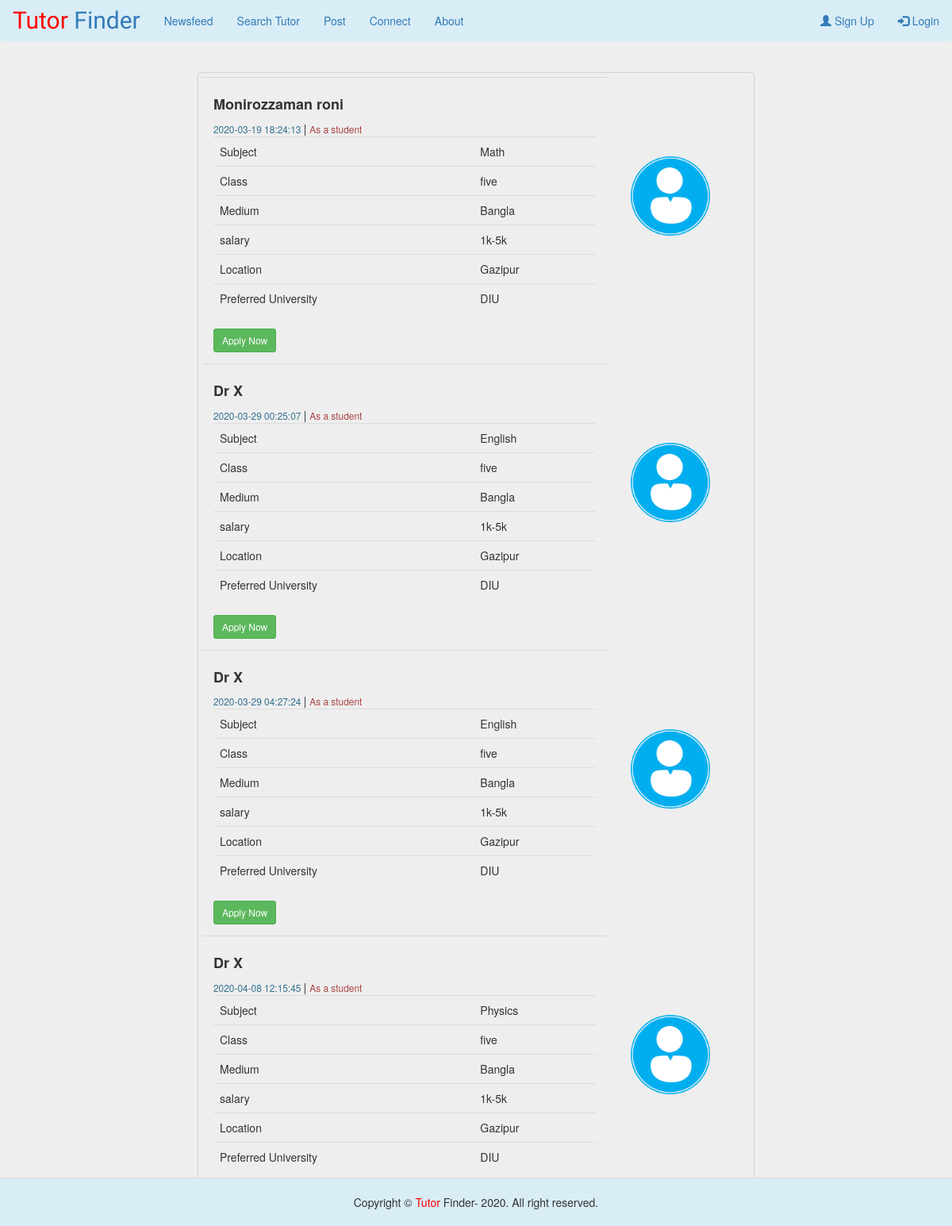
The page / on the database its author committed.
### tables this page shows
CREATE TABLE `post` (
  `id` int(100) NOT NULL,
  `name` varchar(100) NOT NULL,
  `class` varchar(100) NOT NULL,
  `medium` varchar(100) NOT NULL,
  `srange` varchar(200) NOT NULL,
  `location` varchar(100) NOT NULL,
  `university` varchar(100) NOT NULL,
  `type` varchar(100) NOT NULL,
  `subject` varchar(255) DEFAULT NULL,
  `timedate` varchar(255) DEFAULT NULL,
  `isApprove` tinyint(1) DEFAULT NULL,
  `userId` varchar(255) DEFAULT NULL
);

### html/index.php (the view, shortened to what this page needs)
<!DOCTYPE html>
<html lang="en">
<head>
    <link rel="stylesheet" href="https://maxcdn.bootstrapcdn.com/bootstrap/3.4.1/css/bootstrap.min.css">
    <link rel="stylesheet" href="../css/style.css">
  </head>
<body>
<nav class="navbar bg-info">
    <div class="container-fluid">
        <div class="navbar-header">
          <a class="navbar-brand web_logo" href="index.php"><span style="color: red">Tutor</span> Finder</a>
        </div>
    <ul class="nav navbar-nav">
        <li class="active"><a href="index.php">Newsfeed</a></li>
        <li><a href="search.php">Search Tutor</a></li>
        <li><a href="add-post.php">Post</a></li>
        <li><a href="#">Connect</a></li>
        <li><a href="#">About</a></li>
    </ul>
    <ul class="nav navbar-nav navbar-right">
        <li><a href="signUp.php"><span class="glyphicon glyphicon-user"></span> Sign Up</a></li>
        <li><a href="login.php"><span class="glyphicon glyphicon-log-in"></span> Login</a></li>
    </ul>
    </div>
</nav>
<div class="container">
<?php
include 'connect.php';
$sql = "SELECT * FROM post WHERE isApprove = true";
$result = $conn->query($sql);
if ($result->num_rows > 0) {?>
  <div class="card float-left">
    <?php while($row = $result->fetch_assoc())
    {?>
      <div class="row ">
        <div class="col-sm-9">
          <div class="card-block m">
            <h4 class="card-title font-weight-bold"><?php  echo "" . $row["name"]. " ";?></h4>
            <small class="text-info"><?php  echo "" . $row["timedate"]. " ";?></small> | <small class="text-info text-danger"><?php   echo "As a " . $row["type"]. "";?></small>
            <table class="table table-hover">
              <tbody>
                <tr>
                  <td>Subject</td>
                  <td><?php  echo "" . $row["subject"]. " ";?></td>
                </tr>
                <tr>
                  <td>Class</td>
                  <td><?php  echo "" . $row["class"]. " ";?></td>
                </tr>
                <tr>
                  <td>Medium</td>
                  <td><?php  echo "" . $row["medium"]. " ";?></td>
                </tr>
                <tr>
                  <td>salary</td>
                  <td><?php  echo "" . $row["srange"]. " ";?></td>
                </tr>
                <tr>
                  <td>Location</td>
                  <td><?php  echo "" . $row["location"]. " ";?></td>
                </tr>
                <tr>
                  <td>Preferred University</td>
                  <td><?php  echo "" . $row["university"]. " ";?></td>
                </tr>
              </tbody>
            </table>
            <a href="check-logged.php?postId=<?php  echo "" . $row["userId"]. " ";?>" class="btn btn-success btn-sm">Apply Now</a>
          </div>
        </div>
        <div class="col-sm-3">
          <img class="avatar" src="../images/profile-avater.png" alt="">
        </div>
      </div>
    <?php }
  }
  else {
    echo "No Post Found Now";
  }
  ?>
</div>
</div>
<div class="fixedPositionInBelow">
<footer>
  <div class="bg-info">
    <div class="footer-bottom text-center">
      <div>
        <p class=" copyright"> Copyright © <span style="color: red">Tutor</span> Finder- 2020. All right reserved. </p>
      </div>
  </div>
</footer>
</div>
</body>
</html>

### css/style.css (style rules this page uses)
body { background-color: #eee; }
.web_logo { font-family: 'Odibee Sans', cursive; font-size: 30px; }
.fixedPositionInBelow { position: fixed; left: 0; bottom: 0; width: 100%; text-align: center; }
.footer-bottom { margin-top: 2em; border-top: 1px solid #DDDDDD; padding-top: 20px; padding-bottom: 10px; }
.card-block { font-size: 1em; position: relative; margin: 0; padding: 1em; border: none; border-top: 1px solid rgba(34, 36, 38, .1); box-shadow: none; }
.card { font-size: 1em; overflow: hidden; padding: 5px; border: none; border-radius: .28571429rem; box-shadow: 0 1px 3px 0 #d4d4d5, 0 0 0 1px #d4d4d5; margin-top:20px; }
.btn { margin-top: auto; }
.card-title { font-weight: bold; }
.avatar { height: 100px; width: 100px; margin-top: 100px; }
@media (min-width: 768px) { .container { max-width: 730px; } }

### rows shown on the page
post: name "Monirozzaman roni", timedate "2020-03-19 18:24:13", type "student", subject "Math", class "five", medium "Bangla", srange "1k-5k", location "Gazipur", university "DIU"
post: name "Dr X", timedate "2020-03-29 00:25:07", type "student", subject "English", class "five", medium "Bangla", srange "1k-5k", location "Gazipur", university "DIU"
post: name "Dr X", timedate "2020-03-29 04:27:24", type "student", subject "English", class "five", medium "Bangla", srange "1k-5k", location "Gazipur", university "DIU"
post: name "Dr X", timedate "2020-04-08 12:15:45", type "student", subject "Physics", class "five", medium "Bangla", srange "1k-5k", location "Gazipur", university "DIU"
